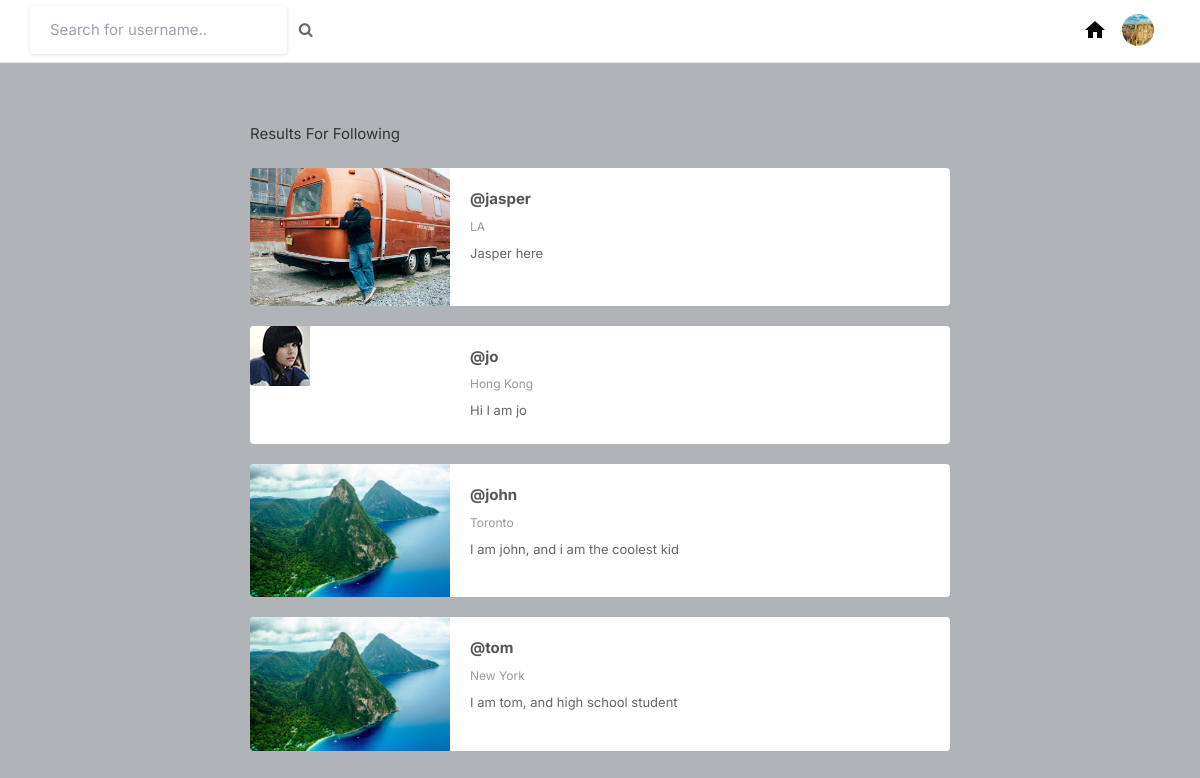
Screenshot of /following/asadpour (signed in) with the database file from the repository.
### core/models.py (models this page shows, shortened)
class Profile(models.Model):
    user = models.OneToOneField(User, on_delete=models.CASCADE, related_name='profile')
    id_user = models.IntegerField()
    bio = models.TextField(blank=True)
    email_confirmed = models.BooleanField(default=False)
    phone_confirmed = models.BooleanField(default=False)
    phone_number = models.TextField(blank=True)
    private_public = models.BooleanField(default=False)
    profileimg = models.ImageField(upload_to='profile_images',default='blank-profile-picture.png')
    profilebackground = models.ImageField(upload_to='profile_images',default='blank-profile-picture.png')
    location = models.CharField(max_length=100, blank=True)

### core/views.py (the view)
# urls.py: path('following/<str:pk>', views.following, name='following'),
@login_required(login_url='signin')
def following(request, pk):
    user_object = User.objects.get(username=request.user.username)
    user_profile = Profile.objects.get(user=user_object)
    followed_usernames = FollowersCount.objects.filter(
        follower=pk
    ).values_list('user', flat=True)
    profiles = Profile.objects.filter(user__username__in=followed_usernames)
    return render(request, 'following.html', {
        'profiles': profiles,
        'user_profile': user_profile
    })

### templates/following.html (shortened to what this page needs)
{% load static %}
<html lang="en">
<head>
    <link rel="stylesheet" href="{% static 'assets/css/icons.css' %}">
    <link rel="stylesheet" href="{% static 'assets/css/uikit.css' %}">
    <link rel="stylesheet" href="{% static 'assets/css/style.css' %}">
    <link rel="stylesheet" href="{% static 'assets/css/tailwind.css' %}">
    <link rel="stylesheet" href="https://cdnjs.cloudflare.com/ajax/libs/font-awesome/4.7.0/css/font-awesome.min.css">
</head>
<body>
            <form action="search" method="POST">
            <header style="margin-top: -23px;">
                <div class="header_inner">
                    <div class="left-side">
                                <input type="text" name="username" placeholder="Search for username..">&nbsp; &nbsp;
                                <button type="submit"><i class="fa fa-search fa-1x"></i></button>
                    </div>
                    <div class="right-side lg:pr-4">
                        <a href="/" title="Home" style="display: inline-block; margin-left: 20px; color: black;">
                            <svg xmlns="http://www.w3.org/2000/svg" fill="black" width="24" height="24" viewBox="0 0 24 24">
                                <path d="M10 20v-6h4v6h5v-8h3L12 3 2 12h3v8z"/>
                            </svg>
                        </a>
                        <a href="#">
                            <img src="{{ user_profile.profileimg.url }}" class="header-avatar" alt="">
                        </a>
                    </div>
                </div>
            </header>
            </form>
            <div style="margin-left: 250px; margin-right: 250px;">
                <div class="container">
                <div class="row ng-scope">
                    <div class="col-md-3 col-md-push-9">
                        <h4>Results For Following <span class="fw-semi-bold"><b>{{username}}</b></span></h4>
                        <br>
                    </div>
                    <div class="col-md-9 col-md-pull-3">
                        {% for users in profiles %}
                        <section class="search-result-item">
                            <a class="image-link" href="/profile/{{users.user}}"><img class="image" src="{{users.profileimg.url}}">
                            </a>
                            <div class="search-result-item-body">
                                <div class="row">
                                    <div class="col-sm-9">
                                        <h4 class="search-result-item-heading"><a href="/profile/{{users.user}}"><b>@{{users.user}}</b></a></h4>
                                        <p class="info">{{users.location}}</p>
                                        <p class="description">{{users.bio}}</p>
                                    </div>
                                </div>
                            </div>
                        </section>
                        {% endfor %}
                    </div>
                </div>
                </div>
            </div>
</body>
</html>

### static/assets/css/style.css (style rules this page uses)
body { background-color: #B0B3B8!important; }
button { vertical-align: middle; }
input { height: 48px; line-height: 48px; padding: 0 20px; outline: none; font-size: 15px; color: #808080; max-width: 100%; width: 100%; -webkit-box-sizing: border-box; box-sizing: border-box; display: block; font-weight: 400; opacity: 1; border-radius: 4px; border: none; -webkit-box-shadow: 0 1px 4px 0px rgba(0, 0, 0, 0.12); box-shadow: 0 1px 4px 0px rgba(0, 0, 0, 0.12); }
input[type="text"], input[type="password"], input[type="email"], input[type="number"] { height: 48px; line-height: 48px; padding: 0 20px; outline: none; font-size: 15px; color: #808080; max-width: 100%; width: 100%; -webkit-box-sizing: border-box; box-sizing: border-box; display: block; font-weight: 400; opacity: 1; border-radius: 4px; border: none; -webkit-box-shadow: 0 1px 4px 0px rgba(0, 0, 0, 0.12); box-shadow: 0 1px 4px 0px rgba(0, 0, 0, 0.12); }
input { -webkit-transition: all 0.1s ease-in-out; transition: all 0.1s ease-in-out; }
::placeholder { color: #808080; opacity: 1; }
button { border: none; margin: 0; padding: 0; width: auto; overflow: visible; background: transparent; color: inherit; font: inherit; line-height: normal; cursor: pointer; }
a { color: #be185d; -webkit-transition: 0.3s; transition: 0.3s; outline: none !important; }
button { outline: none !important; }
img { max-width: 100%; }
body { color: #666; font-size: 15px; line-height: 27px; background-color: #f0f2f5; font-family: "Inter", sans-serif; text-transform: none; }
body p { font-size: 15px; line-height: 27px; }
h1, h2, h3, h4, h5, h6 { font-family: "Inter", sans-serif; text-transform: none; }
input[type="text"], input[type="password"], input[type="email"] { font-family: "Inter", sans-serif; text-transform: none; }
button, body .pac-container { font-family: "Inter", sans-serif; text-transform: none; }
h1, h2, h3, h4, h5, h6 { color: #333; font-weight: 500; margin: 0; padding: 0; }
h4 { font-size: 15px; }
b, strong { font-weight: 700 !important; }
@media (min-width: 1024px) { .container { max-width: 900px !important; padding-top: 45px; } }
header { background-color: #fff; left: 0; right: 0; top: 0; z-index: 99; height: 66px; display: -webkit-box; display: -ms-flexbox; display: flex; -webkit-box-align: center; -ms-flex-align: center; align-items: center; border-bottom: 1px solid #e5e7eb; }
header .header_inner { display: -webkit-box; display: -ms-flexbox; display: flex; -webkit-box-align: center; -ms-flex-align: center; align-items: center; max-width: 1090px; margin: auto; width: 100%; max-width: 100% !important; padding: 0 30px; }
header .header_inner .left-side { display: -webkit-box; display: -ms-flexbox; display: flex; -webkit-box-align: center; -ms-flex-align: center; align-items: center; }
header .header_inner .right-side { display: -webkit-box; display: -ms-flexbox; display: flex; -webkit-box-align: center; -ms-flex-align: center; align-items: center; -webkit-box-pack: end; -ms-flex-pack: end; justify-content: flex-end; margin-left: auto; }
header .header_inner .right-side .header-avatar { width: 32px; height: 32px; border-radius: 100%; margin-left: 15px; }

### templates/following.html (style rules this page uses)
body { margin-top:20px; background-color: #eee; }
.search-result-item { padding: 20px; background-color: #fff; border-radius: 4px }
.search-result-item:after, .search-result-item:before { content: " "; display: table }
.search-result-item:after { clear: both }
.search-result-item .image-link { display: block; overflow: hidden; border-top-left-radius: 4px; border-bottom-left-radius: 4px }
@media (min-width:768px) { .search-result-item .image-link { display: inline-block; margin: -20px 0 -20px -20px; float: left; width: 200px } }
.search-result-item .image { max-width: 100% }
.search-result-item .info { margin-top: 2px; font-size: 12px; color: #999 }
.search-result-item .description { font-size: 13px }
.search-result-item+.search-result-item { margin-top: 20px }
@media (min-width:768px) { .search-result-item-body { margin-left: 200px } }
.search-result-item-heading { font-weight: 400 }
.search-result-item-heading>a { color: #555 }
@media (min-width:768px) { .search-result-item-heading { margin: 0 } }

### rows the page displays
Profile: profileimg (picture)
Profile: profileimg (picture), user "jasper", location "LA", bio "Jasper here"
Profile: profileimg (picture), user "jo", location "Hong Kong", bio "Hi I am jo"
Profile: profileimg (picture), user "john", location "Toronto", bio "I am john, and i am the coolest kid"
Profile: profileimg (picture), user "tom", location "New York", bio "I am tom, and high school student"
